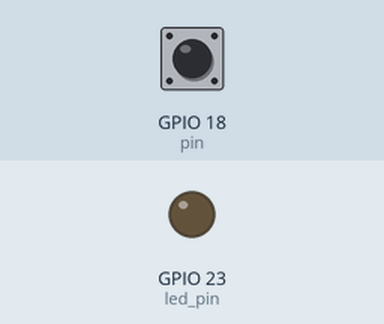
Simulated run of this program. Board: Raspberry Pi (BCM pin numbers). Shown: output pins drawn as LEDs (lit = HIGH). Dashed ring = blinking. The inputs (shaded band) are chosen by the test bench; at power-on: GPIO 18 (pin) HIGH. What the program prints to the terminal is not drawn.

Above: at 2.7 s.
2.8 s: GPIO 18 (pin) pulsed LOW 5 times (0.12 s each, 0.3 s apart)
At 3.25 s:
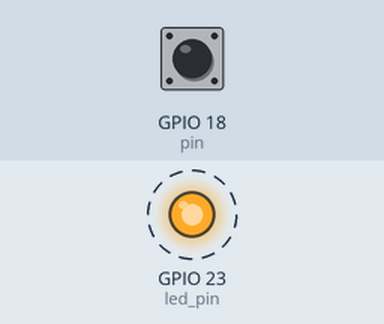
5.8 s: GPIO 18 (pin) driven LOW
At 6.6 s:
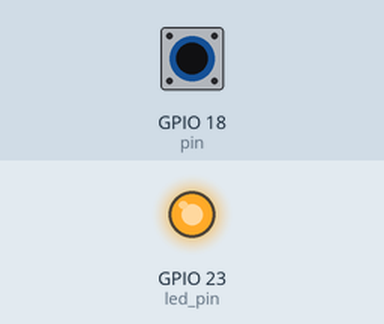
Timing chart, 0 to 8.8 s (numbered marks = the images above; inputs shaded):
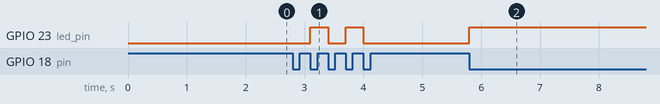

Measured:
- after the input at 2.8 s, GPIO 23 (led_pin): alternates HIGH for 0.30 s and LOW for 0.30 s, 4 changes in all, then stays LOW, starting after 0.30 s
- after the input at 5.8 s, GPIO 23 (led_pin): LOW → HIGH at once

The program:

views.py
```python
"""
Routes and views for the flask application.
"""

async_mode = None


if async_mode is None:
    async_mode = 'threading'

    print('async_mode is ' + async_mode)

if async_mode == 'eventlet':
    import eventlet

    eventlet.monkey_patch()
elif async_mode == 'gevent':
    from gevent import monkey

    monkey.patch_all()

import time
import RPi.GPIO as GPIO
from datetime import datetime
from threading import Thread
from flask import Flask, render_template, session, request
from flask_socketio import SocketIO, emit

app = Flask(__name__)
app.config['SECRET_KEY'] = 'secret!'
socketio = SocketIO(app, async_mode=async_mode)
thread = None

pin = 18
led_pin = 23
GPIO.setwarnings(False)
GPIO.setmode(GPIO.BCM)
GPIO.setup(pin,GPIO.IN)
GPIO.setup(led_pin,GPIO.OUT)
led_state = False
count = 0
def eventgpio(pin):
    global count, led_state, led_pin
    if (led_state):
        GPIO.output(led_pin,led_state)
        led_state = not led_state
    else:
        GPIO.output(led_pin,led_state)
        led_state = not led_state

    count += 1
    socketio.emit('my response',
                      {'data': 'Falling', 'count': count, 'date': str(led_state)},
                      namespace='/test')

GPIO.add_event_detect(pin,GPIO.FALLING,callback = eventgpio,bouncetime = 100)

@app.route('/')
def index():
    """Renders the home page."""
    return render_template(
            'device.html',
            title='Home Page',
            year=datetime.now().year,
    )


@socketio.on('my event', namespace='/test')
def test_message(message):
    session['receive_count'] = session.get('receive_count', 0) + 1
    emit('my response',
         {'data': message['data'], 'count': session['receive_count'], 'date': str(datetime.now().time())})


@socketio.on('connect', namespace='/test')
def test_connect():
    emit('my response', {'data': 'Connected', 'count': 0, 'date': str(datetime.now().time())})


if __name__ == '__main__':
    socketio.run(app, host = '0.0.0.0')
```
